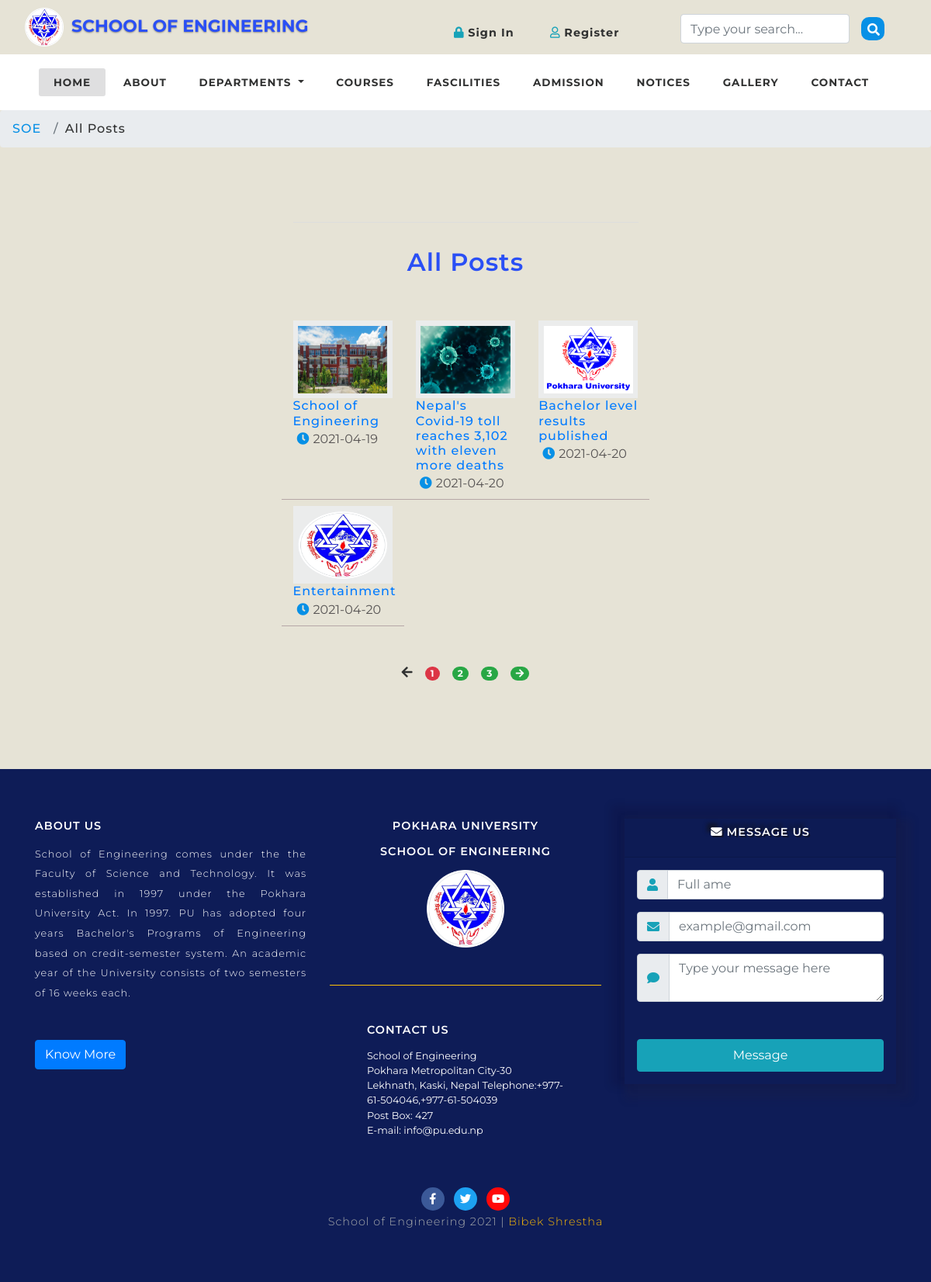
The page /allcategory.php on the database its author committed.
### tables this page shows
CREATE TABLE IF NOT EXISTS `blogs` (
  `id` int(10) UNSIGNED NOT NULL AUTO_INCREMENT,
  `title` varchar(190) NOT NULL,
  `tags` varchar(40) NOT NULL,
  `content` text NOT NULL,
  `photo` varchar(50) NOT NULL,
  `posted` varchar(40) NOT NULL,
  `date` date DEFAULT NULL,
  `author` varchar(40) DEFAULT NULL,
  `category` varchar(40) NOT NULL,
  PRIMARY KEY (`id`),
  KEY `category` (`category`)
);

### allcategory.php (the view, shortened to what this page needs)
<?php require("libs/fetch_data.php"); ?>
<?php
include 'database/conn.php';
$numberOfResultsYouWantToShow = 4;
$limit = isset($_POST["limit-records"]) ? $_POST["limit-records"] : $numberOfResultsYouWantToShow;
$page = isset($_GET['page']) ? $_GET['page'] : 1;
$start = ($page - 1) * $limit;
$result = $conn->query("SELECT * FROM blogs LIMIT $start, $limit");
$posts = $result->fetch_all(MYSQLI_ASSOC);
$result1 = $conn->query("SELECT count(id) AS id FROM blogs");
$postCount = $result1->fetch_all(MYSQLI_ASSOC);
$total = $postCount[0]['id'];
$pages = ceil($total / $limit);
if ($page != 1) {
    $Previous = $page - 1;
} else {
    $Previous = 1;
}
if ($pages > $page) {
    $Next = $page + 1;
} else {
    $Next = $page;
}
?>
<!DOCTYPE html>
<html lang="us">
<head>
    <link rel="stylesheet" href="https://cdnjs.cloudflare.com/ajax/libs/font-awesome/5.15.3/css/all.min.css" />
    <link rel="stylesheet" href="https://stackpath.bootstrapcdn.com/bootstrap/4.5.2/css/bootstrap.min.css">
    <link rel="stylesheet" href="css/bootstrap.css">
    <link href="https://unpkg.com/aos@2.3.1/dist/aos.css" rel="stylesheet">
    <link rel="stylesheet" href="css/jquery.desoslide.css">
    <link href="css/fontawesome-all.css" rel="stylesheet">
    <link rel="stylesheet" href="css/app.css">
</head>
<body>
    <?php include("header.php"); ?>
    <ol class="breadcrumb">
        <li class="breadcrumb-item">
            <a href="index.php">SOE</a>
        </li>
        <li class="breadcrumb-item active">All Posts</li>
    </ol>
    <section class="main-content-w3layouts-agileits">
        <div class="container">
            <div class="row ">
                <div class=" col-lg-5 left-blog-info-w3layouts-agileits  trending-and-popular ">
                    <div class="blog-girds-sec ">
                        <h2 class="text-center">All Posts</h2>
                        <div class="row">
                            <?php foreach ($posts as $post) :  ?>
                                <div class="col-md-4 blog-grid-top py-2 text-center" data-aos="fade-up">
                                    <div class="b-grid-top ">
                                        <div class="blog_info_left_grid">
                                            <a href="single.php?id=<?= $post['id'] ?>">
                                                <img src="soeadmin/images/<?= $post['photo'] ?>" class="img-fluid" alt="soe-posts" style="width:150px;height:100px">
                                            </a>
                                        </div>
                                        <h6 class="text-left">
                                            <a href="single.php?id=<?= $post['id'] ?>"> <?= $post['title'] ?> </a>
                                        </h6>
                                    </div>
                                    <ul class="blog-icons text-left ">
                                        <li>
                                            <a href="#">
                                                <i class="fa fa-clock text-left"></i><?= $post['date'] ?></a>
                                        </li>
                                    </ul>
                                </div>
                            <?php endforeach; ?>
                        </div>
                        <ul class="pagination my-5 d-flex justify-content-center flex-wrap">
                            <li class="mx-2">
                                <a <?php if ($page != 1) : ?> class="badge badge-pill badge-success" href="allcategory.php?page=<?= $Previous; ?> " <?php endif ?> aria-label="Previous">
                                    <i class="fa fa-arrow-left" aria-hidden="true"></i>
                                </a>
                            </li>
                            <?php for ($i = 1; $i <= $pages; $i++) : ?>
                                <li class="mx-2"><a <?php if ($i != $page) : ?> class="badge badge-pill badge-success " href="allcategory.php?page=<?= $i; ?>" <?php endif ?> class="badge badge-pill badge-danger text-white"><?= $i; ?></a></li>
                            <?php endfor; ?>
                            <li class="mx-2">
                                <a <?php if ($pages != $page) : ?> class="badge badge-pill badge-success" href="allcategory.php?page=<?= $Next; ?>" <?php endif ?> aria-label="Next">
                                    <i class="fa fa-arrow-right" aria-hidden="true"></i>
                                </a>
                            </li>
                        </ul>
                    </div>
                </div>
            </div>
        </div>
    </section>
    <?php include("footer.php"); ?>
</body>
</html>

### css/app.css (style rules this page uses)
:root { --primary-font: "Montserrat", sans-serif; --content-background: #e6e3d6; --navigation-background: rgb(42, 79, 245); --footer-background: #242225; --text-color-primary: #fff; --text-color-content: rgb(48, 49, 49); --light-dark-color: #75787e; --link-color: #0790e6; --hover-bg: rgba(46, 46, 54, 0.151); --focus-bg: rgba(18, 20, 32, 0.658); }
html, body { margin: 0; background-color: var(--content-background); font-size: 16px; font-family: var(--primary-font); color: var(--text-color-content); }
body a { text-decoration: none; transition: 0.2s all; -webkit-transition: 0.2s all; -moz-transition: 0.2s all; -o-transition: 0.2s all; -ms-transition: 0.2s all; }
h1, h2, h3, h4, h5, h6 { margin: 0; letter-spacing: 1px; }
ul { margin: 0; padding: 0; }
ul li { list-style: none; }
.b-grid-top { position: relative; }
.blog_info_left_grid { position: relative; overflow: hidden; }
.main-content-w3layouts-agileits { padding: 5em 0; }
.blog_info_left_grid img { -moz-transition: all 0.2s; -o-transition: all 0.2s; -webkit-transition: all 0.2s; transition: all 0.2s; background: #ebecec; padding: 0.4em; }
.blog-grid-top { border-bottom: 1px solid rgb(182, 167, 167); padding-bottom: 3em; }
.blog-girds-sec { border-top: 1px solid #ddd; margin-top: 1em; padding-top: 2em; }
.blog-girds-sec h2 { position: relative; color: var(--navigation-background); margin-bottom: 1.5em; font-weight: 600; }
ul.blog-icons a { color: rgb(87, 84, 84); }
ul.blog-icons i { margin: 5px; color: var(--link-color); }
.main-content-w3layouts-agileits .trending-and-popular { margin-right: auto; margin-left: auto; }
li.breadcrumb-item { font-size: 1em; font-weight: 500; letter-spacing: 1px; }
li.breadcrumb-item a { color: var(--link-color); }
.breadcrumb-item.active { color: var(--text-color-content); }
@media (max-width: 1440px) { .bottom-slider, .main-content-w3layouts-agileits, footer, .banner-bottom { padding: 4em 0; } }

### rows shown on the page
blogs: photo (picture), title "School of Engineering", date "2021-04-19"
blogs: photo (picture), title "Nepal's Covid-19 toll reaches 3,102 with eleven more deaths", date "2021-04-20"
blogs: photo (picture), title "Bachelor level results published", date "2021-04-20"
blogs: photo (picture), title "Entertainment", date "2021-04-20"
